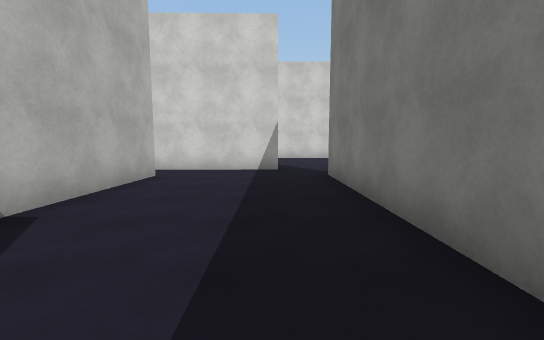
[1] (above)

24 first-person views from a walk through a scene from a Unity 3-D project. The camera is 1.5 m above the floor, tilts 6° down and sees 90° across. The floor is counted in squares, 2 m on a side. Each view is taken from the middle of a square. On the plan, view 1 faces up. The plan holds only what a view shows up to about 10 squares ahead; the rest is blank. The place goes on beyond the plan. The player character is not drawn. Surface patterns are stand-ins for the level's own textures.

[2]
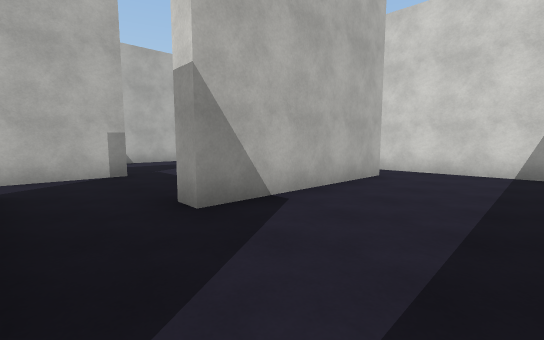

[3]
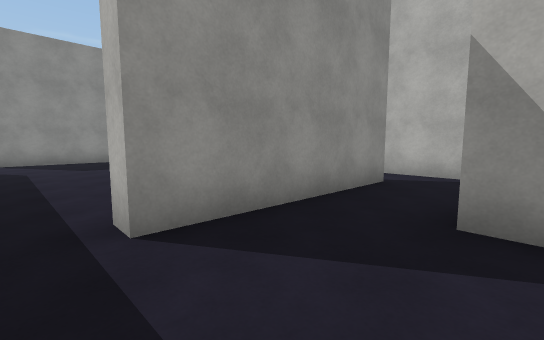

[4]
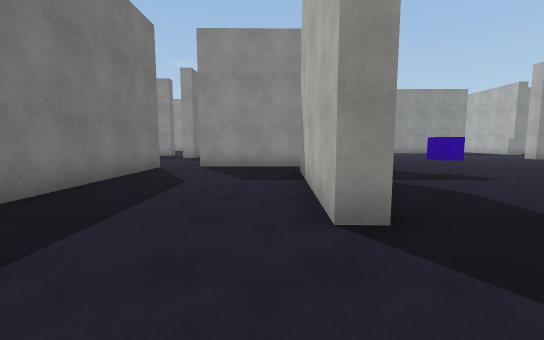

[5]
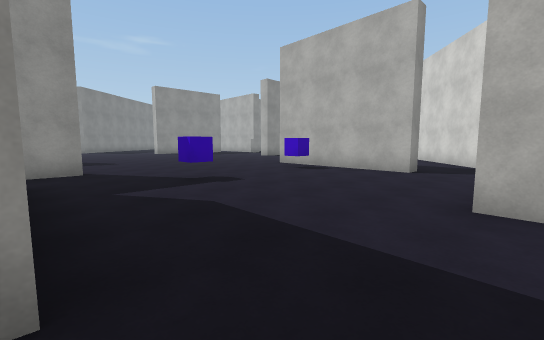

[6]
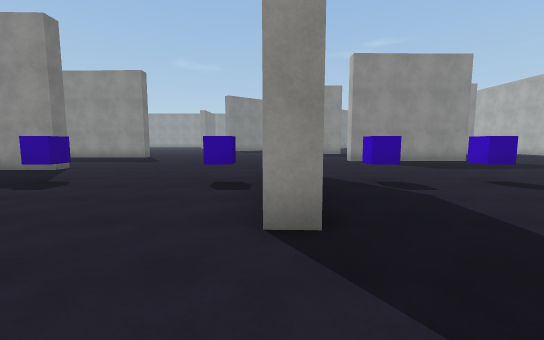

[7]
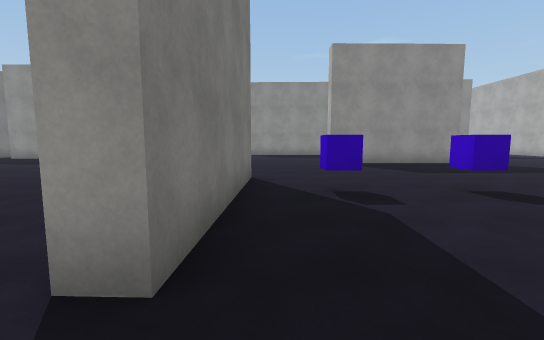

[8]
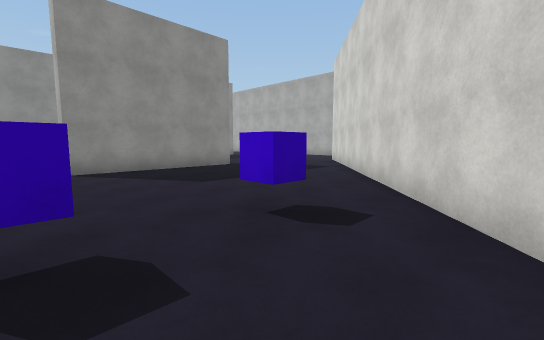

[9]
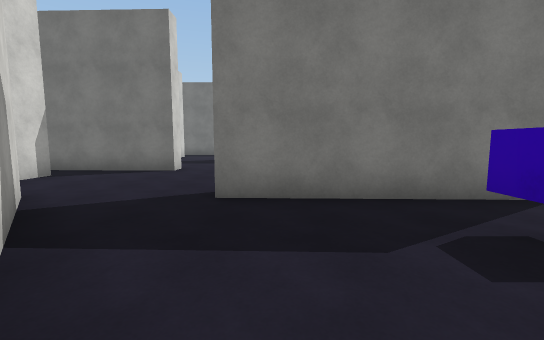

[10]
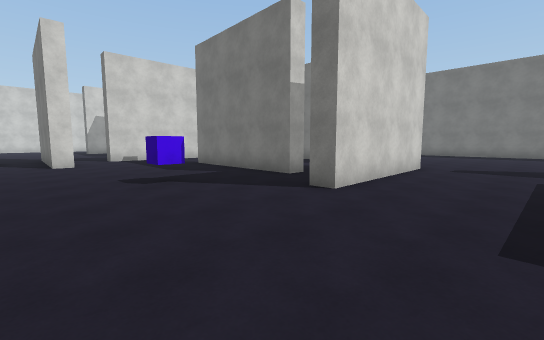

[11]
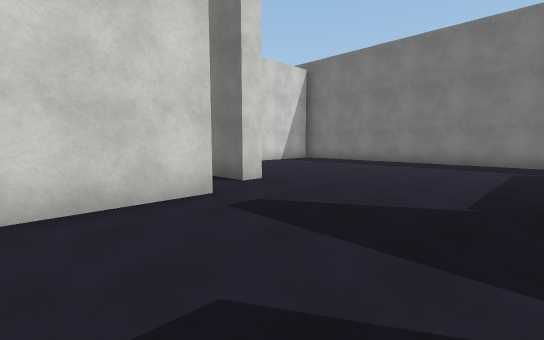

[12]
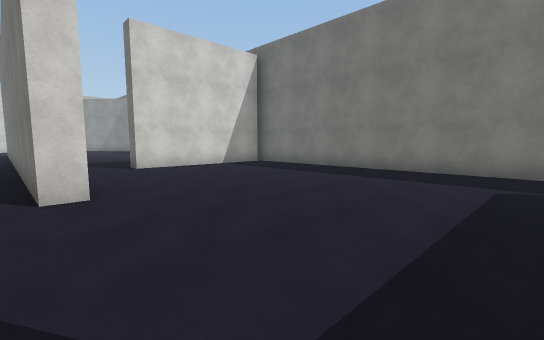

[13]
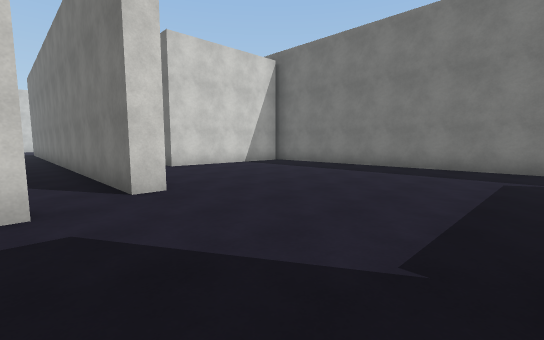

[14]
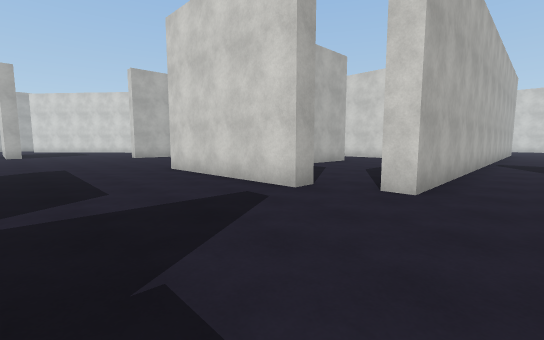

[15]
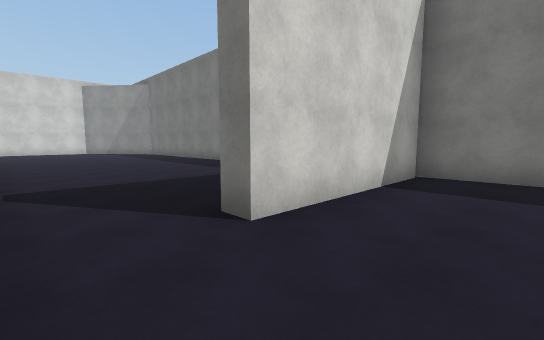

[16]
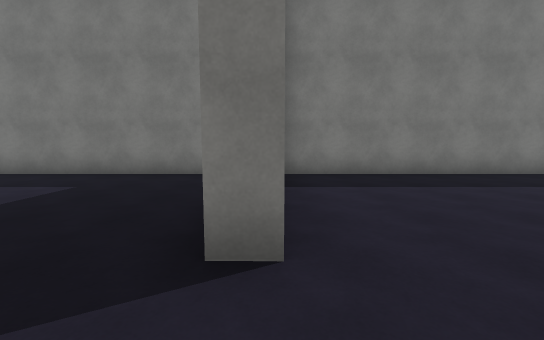

[17]
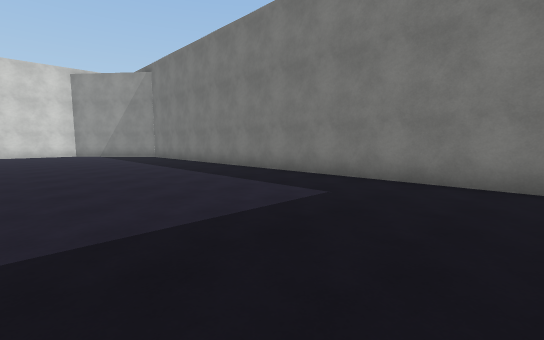

[18]
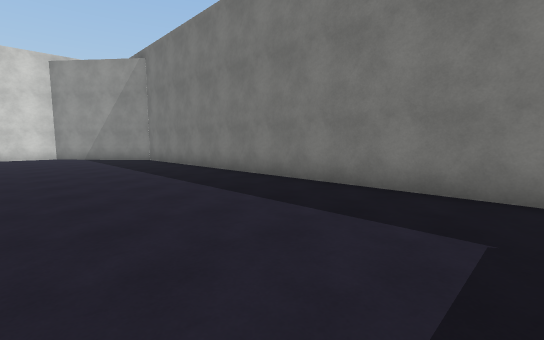

[19]
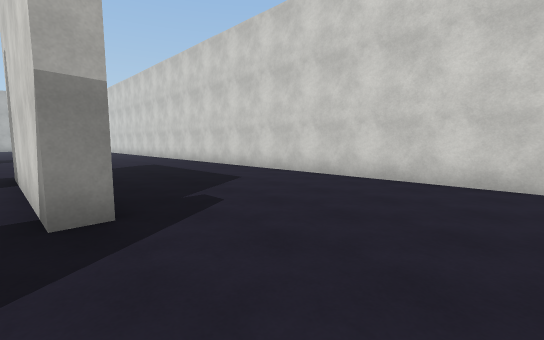

[20]
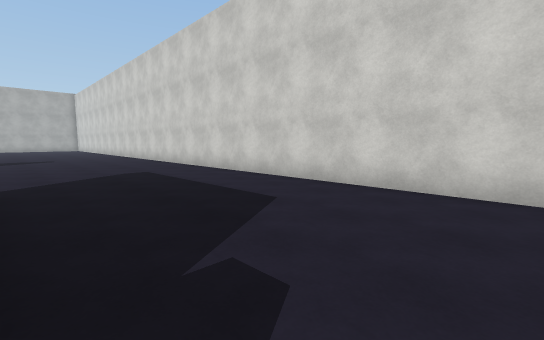

[21]
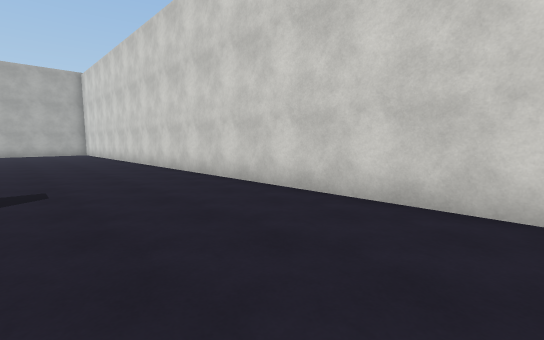

[22]
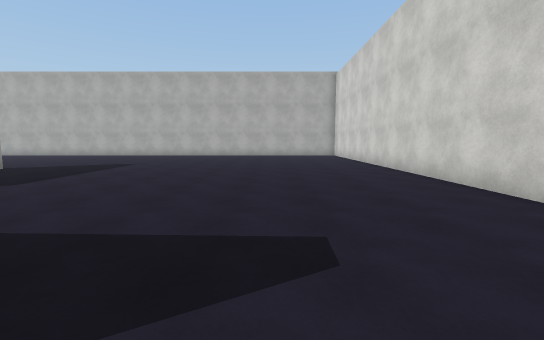

[23]
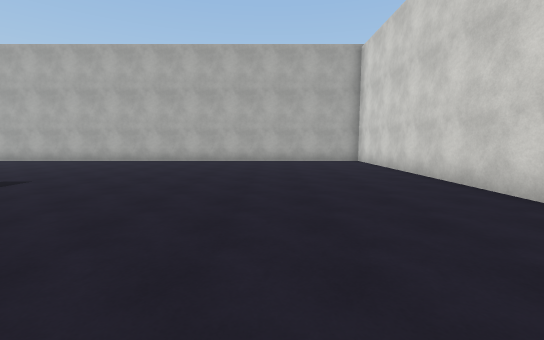

[24]
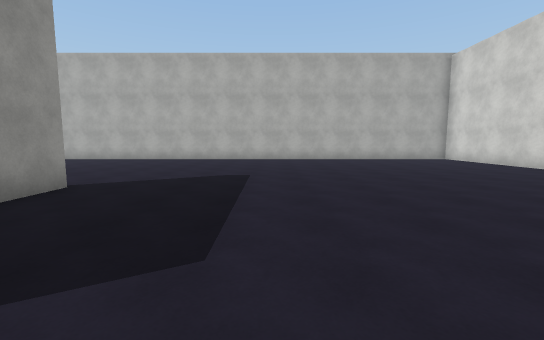

### Floor plan
Points are (right, up) in squares from view 1. A wall is a line through its corners. A room is listed if a view was taken in it or the views show most of it. See-through windows are left out.
Room 1 (views 1, 2, 3)
walls: (-2.6, 6) (-2.7, 1.5); (0.2, 7.2) (-4.3, 7.2); (-2.4, -0.2) (-0.7, -0.2); (1.3, -0.5) (1.3, 6.2)
ways out: opening at (0, 0) to room 2; opening at (-3, 1) to room 3; opening at (1, 7) to room 3; gap at (-3, 6) to room 3
Room 2 (views 4, 5, 6, 7, 8, 9, 10, 11, 12, 13, 14, 15)
walls: (-4.3, -9.2) (0.2, -9.1) (0.2, -9.6) (-4.3, -9.7) (-4.3, -9.2); (-3.2, -7.8) (-3.1, -3.4) (-2.6, -3.4) (-2.7, -7.8) (-3.2, -7.8); (-10.6, -8.7) (-10.4, -4.2) (-9.9, -4.3) (-10.1, -8.7); (1.8, -5.4) (1.8, -8.9) (1.3, -8.9) (1.3, -0.5); (-6.5, -0.6) (-6.5, -2.5) (-7, -2.5) (-6.9, 1); (-10.3, -1.6) (-20.7, -10.3); (-8, -0.1) (-8.9, -0.1); (-0.7, -0.2) (-0.7, -0.8); (-17.5, -12.4) (-13, -12.3); (8.1, -5.1) (3.6, -5.1); (8.3, -13.1) (8.3, -4.9)
ways out: opening at (0, 0) to room 1; opening at (-6, 0) to room 3; opening at (2.5, -5) to room 3; gap at (-8, 0) to room 3; gap at (0, -9)
objects: cube (-14, -7); cube (-12, -7); cube (-9, -7); cube (-6, -7)
Room 3 (views 16, 17, 18, 19, 20, 21, 22, 23, 24)
walls: (-10, 4.3) (-10, 3); (-6.4, 2) (-6.5, -0.6); (-17.5, 1.6) (-16.2, 1.7); (-5.1, -0.1) (-2.4, -0.2); (-2.7, 1.5) (-3.3, 1.5); (0.2, 7.8) (0.2, 7.2); (1.8, 0) (1.8, -5.4); (3.1, 12.3) (-24, 12.3); (3.6, -5.1) (3.6, -4.5); (8.3, -4.9) (8.3, 8)
ways out: opening at (-3, 1) to room 1; opening at (1, 7) to room 1; gap at (-3, 6) to room 1; opening at (-6, 0) to room 2; opening at (2.5, -5) to room 2; gap at (-8, 0) to room 2

Where each view was taken, in squares from view 1:
view 1: 0 up, 0 right, facing up
view 2: 0 up, 0 right, facing up-left
view 3: 2 up, 0 right, facing down-left
view 4: 1 down, 2 left, facing down
view 5: 2 down, 3 left, facing down-left
view 6: 2 down, 10 left, facing down
view 7: 3 down, 11 left, facing down
view 8: 5 down, 12 left, facing down-left
view 9: 5 down, 14 left, facing right
view 10: 12 down, 8 left, facing up-right
view 11: 13 down, 2 left, facing up-right
view 12: 13 down, 1 right, facing up-right
view 13: 13 down, 0 right, facing up-right
view 14: 13 down, 3 right, facing up-left
view 15: 7 down, 2 right, facing up-right
view 16: 5 down, 2 right, facing right
view 17: 4 down, 3 right, facing up-right
view 18: 2 down, 4 right, facing up-right
view 19: 7 up, 3 right, facing up-left
view 20: 8 up, 1 right, facing up-left
view 21: 9 up, 7 left, facing up-left
view 22: 9 up, 10 left, facing left
view 23: 9 up, 14 left, facing left
view 24: 5 up, 13 left, facing left
